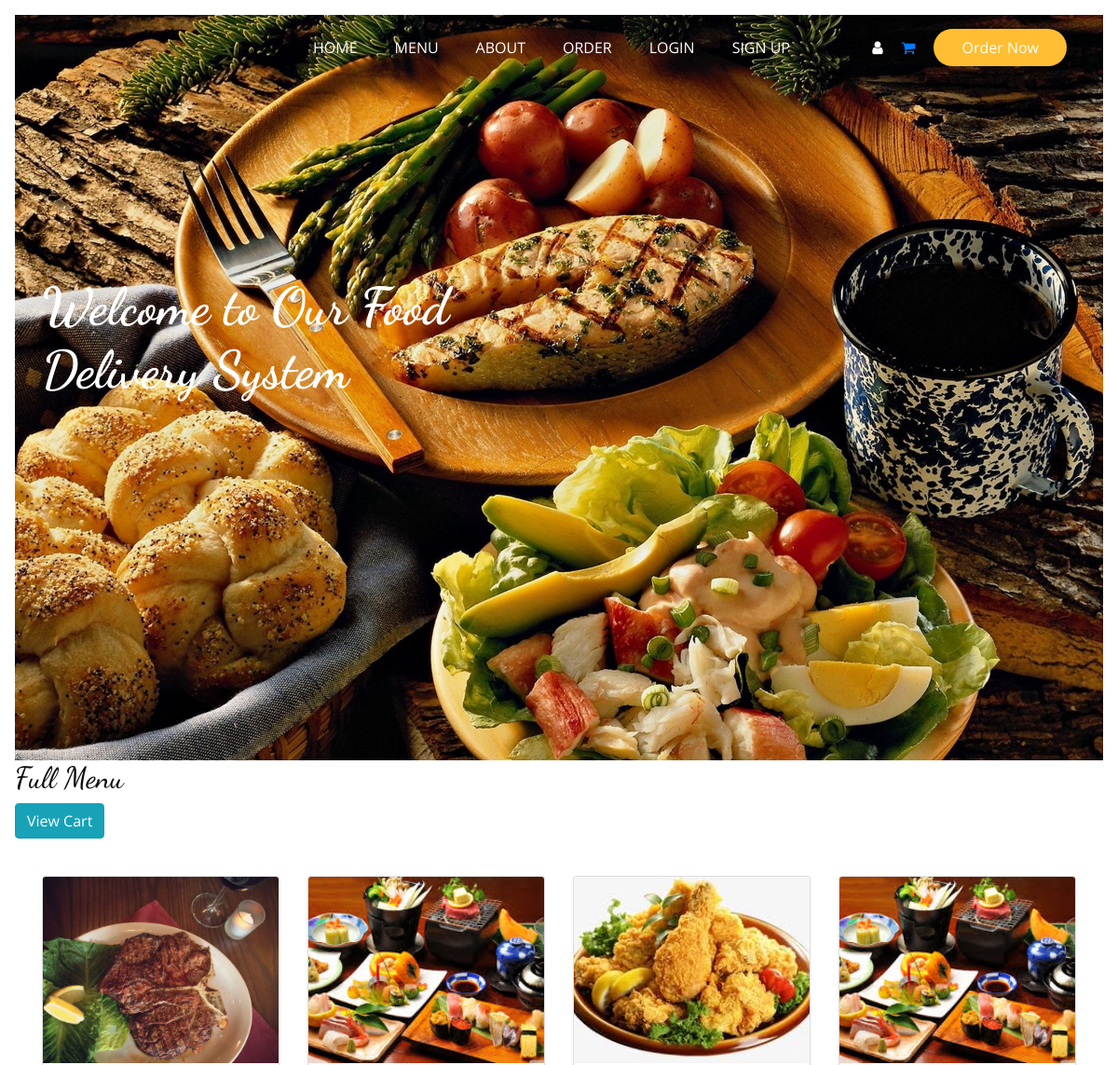
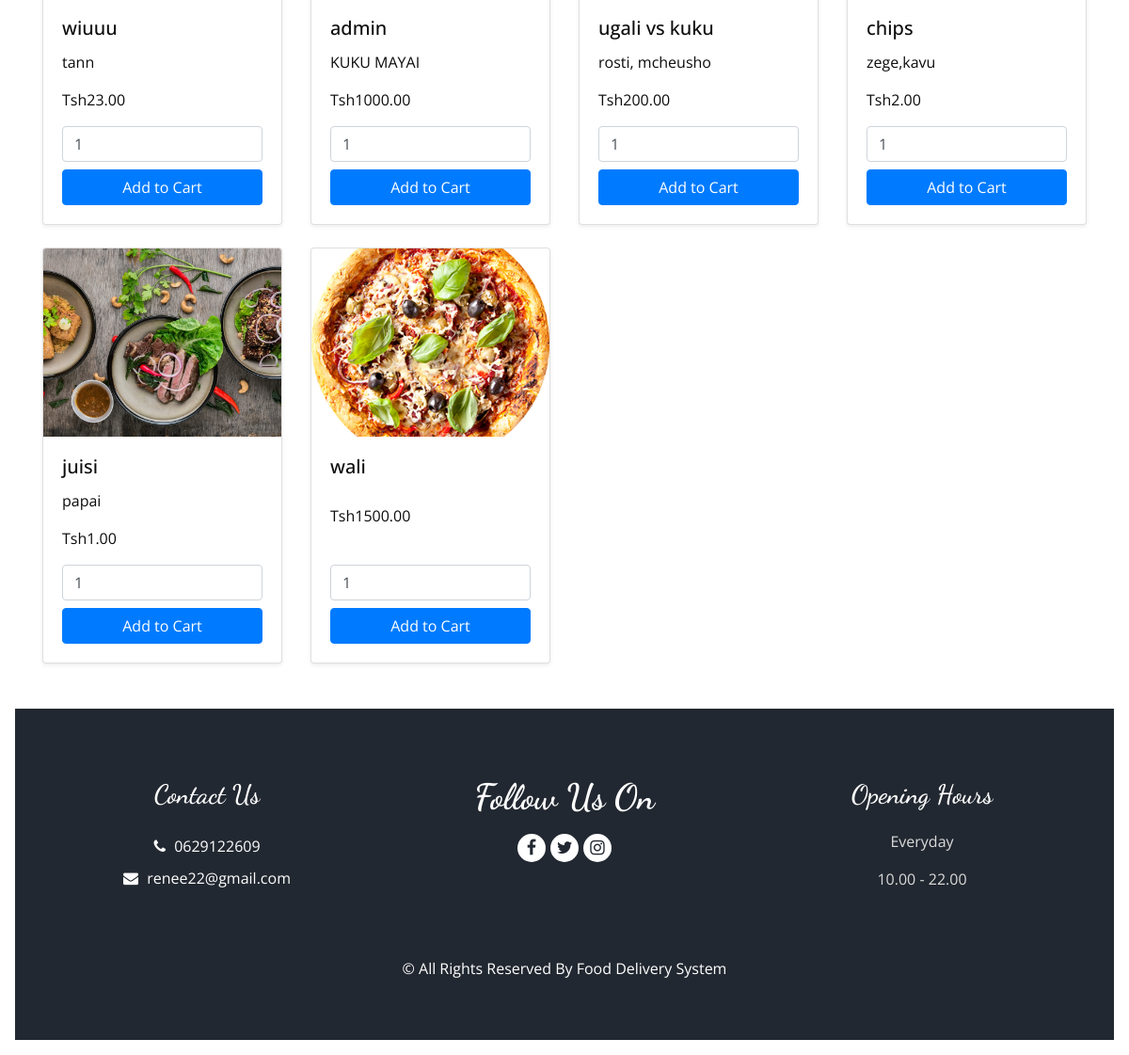
Page /menu_details.php on the committed database (2 pictures, top to bottom).
### tables this page shows
CREATE TABLE `system_settings` (
  `id` int(11) NOT NULL,
  `about_us` text DEFAULT NULL,
  `homepage_image` varchar(255) DEFAULT NULL,
  `about_us_image` varchar(255) DEFAULT NULL
);

CREATE TABLE `food_items` (
  `id` int(11) NOT NULL,
  `name` varchar(100) DEFAULT NULL,
  `description` text DEFAULT NULL,
  `price` decimal(10,2) DEFAULT NULL,
  `image` varchar(255) DEFAULT NULL,
  `available` tinyint(1) DEFAULT 1
);

### menu_details.php (the view, shortened to what this page needs)
<?php
include 'includes/db_connection.php';
$result = mysqli_query($conn, "SELECT * FROM food_items WHERE available = 1");
$setting = mysqli_fetch_assoc(mysqli_query($conn, "SELECT * FROM system_settings WHERE id = 1"));
?>
<!DOCTYPE html>
<html>
<head>
    <link rel="stylesheet" type="text/css" href="css/bootstrap.css" />
    <link rel="stylesheet" type="text/css"
        href="https://cdnjs.cloudflare.com/ajax/libs/OwlCarousel2/2.3.4/assets/owl.carousel.min.css" />
    <link rel="stylesheet"
        href="https://cdnjs.cloudflare.com/ajax/libs/jquery-nice-select/1.1.0/css/nice-select.min.css"
 />
    <link href="css/font-awesome.min.css" rel="stylesheet" />
    <link href="css/style.css" rel="stylesheet" />
</head>
<body class="p-3">
    <div class="hero_area">
        <?php if (!empty($setting['homepage_image'])): ?>
            <div class="bg-box">
                <img src="uploads/<?= $setting['homepage_image'] ?>" alt="">
            </div>
        <?php endif; ?>
        <?php include 'includes/topbar.php'; ?>
        <section class="slider_section ">
            <div id="customCarousel1" class="carousel slide" data-ride="carousel">
                <div class="carousel-inner">
                    <div class="carousel-item active">
                        <div class="container ">
                            <div class="row">
                                <div class="col-md-7 col-lg-6 ">
                                    <div class="detail-box">
                                        <h1>
                                            Welcome to Our Food Delivery System
                                        </h1>
                                    </div>
                                </div>
                            </div>
                        </div>
                    </div>
                </div>
            </div>
        </section>
    </div>
    <h2>Full Menu</h2>
    <a href="cart.php" class="btn btn-info float-end mb-3">View Cart</a>
    <div class="container my-4">
        <div class="row">
            <?php while ($food = mysqli_fetch_assoc($result)) { ?>
                <div class="col-sm-6 col-md-4 col-lg-3 mb-4">
                    <div class="card h-100 shadow-sm">
                        <?php if (!empty($food['image'])): ?>
                            <img src="uploads/<?= htmlspecialchars($food['image']) ?>" class="card-img-top"
                                style="height: 200px; object-fit: cover;" alt="<?= htmlspecialchars($food['name']) ?>">
                        <?php else: ?>
                            <img src="../assets/img/placeholder.png" class="card-img-top"
                                style="height: 200px; object-fit: cover;" alt="No image">
                        <?php endif; ?>
                        <div class="card-body d-flex flex-column">
                            <h5 class="card-title"><?= htmlspecialchars($food['name']) ?></h5>
                            <p class="card-text"><?= htmlspecialchars($food['description']) ?></p>
                            <p class="fw-bold mb-3">Tsh<?= $food['price'] ?></p>
                            <form method="POST" action="cart.php" class="mt-auto">
                                <input type="number" name="quantity" value="1" min="1" class="form-control mb-2" required>
                                <button type="submit" name="add_to_cart" class="btn btn-primary w-100">Add to Cart</button>
                            </form>
                        </div>
                    </div>
                </div>
            <?php } ?>
        </div>
    </div>
    <?php include 'includes/footer.php' ?>
</body>
</html>

### includes/topbar.php (shortened to what this page needs)
<header class="header_section">
      <div class="container">
        <nav class="navbar navbar-expand-lg custom_nav-container ">
          <div class="collapse navbar-collapse" id="navbarSupportedContent">
            <ul class="navbar-nav  mx-auto ">
              <li class="nav-item">
                <a class="nav-link" href="index.php">Home <span class="sr-only">(current)</span></a>
              </li>
              <li class="nav-item">
                <a class="nav-link" href="#menu">Menu</a>
              </li>
              <li class="nav-item">
                <a class="nav-link" href="#about">About</a>
              </li>
              <li class="nav-item">
                <a class="nav-link" href="oders.php#odd">Order</a>
              </li>
              <li class="nav-item">
                <a class="nav-link" href="login.php">Login</a>
              </li>
              <li class="nav-item">
                <a class="nav-link" href="register.php">Sign Up</a>
              </li>
            </ul>
            <div class="user_option">
              <a href="" class="user_link">
                <i class="fa fa-user" aria-hidden="true"></i>
              </a>
              <form class="form-inline">
                <a href="cart.php#cart" >
                  <i class=" fa fa-shopping-cart" aria-hidden="true"></i>
                </a>
              </form>
              <a href="#menu" class="order_online">
                Order Now
              </a>
            </div>
          </div>
        </nav>
      </div>
    </header>

### includes/footer.php
<footer class="footer_section">
    <div class="container">
      <div class="row">
        <div class="col-md-4 footer-col">
          <div class="footer_contact">
            <h4>
              Contact Us
            </h4>
            <div class="contact_link_box">
              <a href="">
                <i class="fa fa-phone" aria-hidden="true"></i>
                <span>
                  0629122609
                </span>
              </a>
              <a href="">
                <i class="fa fa-envelope" aria-hidden="true"></i>
                <span>
                  renee22@gmail.com
                </span>
              </a>
            </div>
          </div>
        </div>
        <div class="col-md-4 footer-col">
          <div class="footer_detail">
            <a href="" class="footer-logo">
              Follow Us On
            </a>
            <div class="footer_social">
              <a href="">
                <i class="fa fa-facebook" aria-hidden="true"></i>
              </a>
              <a href="">
                <i class="fa fa-twitter" aria-hidden="true"></i>
              </a>
              <a href="">
                <i class="fa fa-instagram" aria-hidden="true"></i>
              </a>
            </div>
          </div>
        </div>
        <div class="col-md-4 footer-col">
          <h4>
            Opening Hours
          </h4>
          <p>
            Everyday
          </p>
          <p>
            10.00  - 22.00
          </p>
        </div>
      </div>
      <div class="footer-info">
        <p>
          &copy; <span id="displayYear"></span> All Rights Reserved By
          <a href="#">Food Delivery System</a><br><br>
        </p>
      </div>
    </div>
  </footer>

### css/style.css (style rules this page uses)
body { font-family: "Open Sans", sans-serif; color: #0c0c0c; background-color: #ffffff; overflow-x: hidden; }
h1, h2 { font-family: 'Dancing Script', cursive; }
a, a:hover, a:focus { text-decoration: none; }
.btn, .btn:focus { outline: none !important; -webkit-box-shadow: none; box-shadow: none; }
.hero_area { position: relative; min-height: 100vh; display: -webkit-box; display: -ms-flexbox; display: flex; -webkit-box-orient: vertical; -webkit-box-direction: normal; -ms-flex-direction: column; flex-direction: column; }
.bg-box { position: absolute; top: 0; left: 0; width: 100%; height: 100%; }
.bg-box img { width: 100%; height: 100%; -o-object-fit: cover; object-fit: cover; }
.header_section { padding: 15px 0; }
.custom_nav-container { padding: 0; }
.custom_nav-container .navbar-nav { padding-left: 18%; }
.custom_nav-container .navbar-nav .nav-item .nav-link { padding: 5px 20px; color: #ffffff; text-align: center; text-transform: uppercase; border-radius: 5px; -webkit-transition: all 0.3s; transition: all 0.3s; }
.user_option { display: -webkit-box; display: -ms-flexbox; display: flex; -webkit-box-align: center; -ms-flex-align: center; align-items: center; }
.user_option a { margin: 0 10px; }
.user_option .user_link { color: #ffffff; }
.user_option .order_online { display: inline-block; padding: 8px 30px; background-color: #ffbe33; color: #ffffff; border-radius: 45px; -webkit-transition: all 0.3s; transition: all 0.3s; border: none; }
.slider_section { -webkit-box-flex: 1; -ms-flex: 1; flex: 1; display: -webkit-box; display: -ms-flexbox; display: flex; -webkit-box-align: center; -ms-flex-align: center; align-items: center; position: relative; padding: 45px 0 75px 0; }
.slider_section .row { -webkit-box-align: center; -ms-flex-align: center; align-items: center; }
.slider_section #customCarousel1 { width: 100%; position: unset; }
.slider_section .detail-box { color: #ffffff; margin-bottom: 145px; }
.slider_section .detail-box h1 { font-size: 3.5rem; font-weight: bold; margin-bottom: 15px; }
.footer_section { background-color: #222831; color: #ffffff; padding: 75px 0 40px 0; text-align: center; }
.footer_section h4 { font-size: 28px; }
.footer_section h4, .footer_section .footer-logo { font-weight: 600; margin-bottom: 20px; font-family: 'Dancing Script', cursive; }
.footer_section p { color: #dbdbdb; }
.footer_section .footer-col { margin-bottom: 30px; }
.footer_section .footer_contact .contact_link_box { display: -webkit-box; display: -ms-flexbox; display: flex; -webkit-box-orient: vertical; -webkit-box-direction: normal; -ms-flex-direction: column; flex-direction: column; }
.footer_section .footer_contact .contact_link_box a { margin: 5px 0; color: #ffffff; }
.footer_section .footer_contact .contact_link_box a i { margin-right: 5px; }
.footer_section .footer-logo { display: block; font-weight: bold; font-size: 38px; line-height: 1; color: #ffffff; }
.footer_section .footer_social { display: -webkit-box; display: -ms-flexbox; display: flex; -webkit-box-pack: center; -ms-flex-pack: center; justify-content: center; margin-top: 20px; margin-bottom: 10px; }
.footer_section .footer_social a { display: -webkit-box; display: -ms-flexbox; display: flex; -webkit-box-pack: center; -ms-flex-pack: center; justify-content: center; -webkit-box-align: center; -ms-flex-align: center; align-items: center; color: #222831; width: 30px; height: 30px; border-radius: 100%; background-color: #ffffff; border-radius: 100%; margin: 0 2.5px; font-size: 18px; }
.footer_section .footer-info { text-align: center; margin-top: 25px; }
.footer_section .footer-info p { color: #ffffff; margin: 0; }
.footer_section .footer-info p a { color: inherit; }

### rows in the picture
system_settings: homepage_image (picture)
food_items: image (picture), name "wiuuu", description "tann", price "23.00"
food_items: image (picture), name "admin", description "KUKU MAYAI", price "1000.00"
food_items: image (picture), name "ugali vs kuku", description "rosti, mcheusho", price "200.00"
food_items: image (picture), name "chips", description "zege,kavu", price "2.00"
food_items: image (picture), name "juisi", description "papai", price "1.00"
food_items: image (picture), name "wali", price "1500.00"
